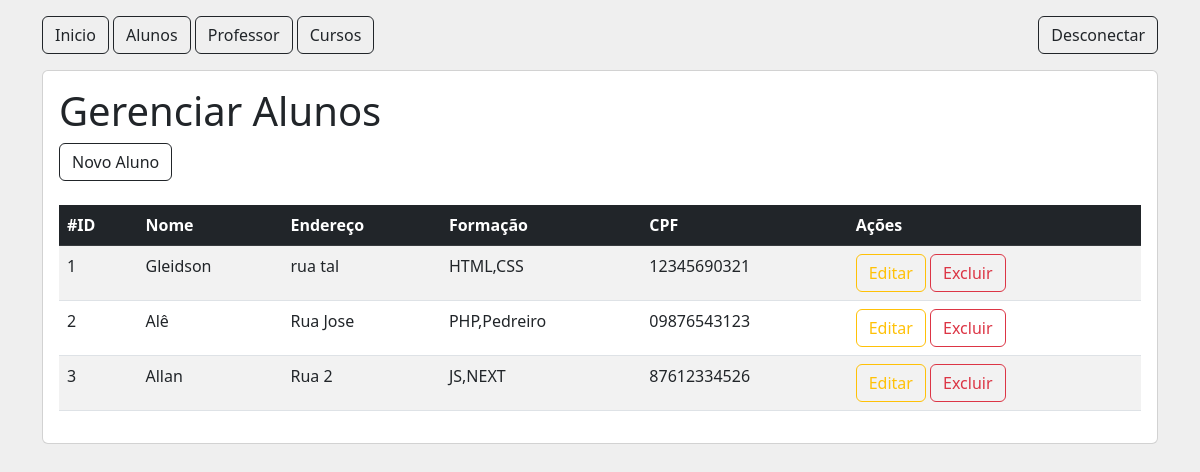
Page /professores/listar on the committed database.
### tables this page shows
CREATE TABLE tb_professores (
    id INT PRIMARY KEY AUTO_INCREMENT,
    endereco VARCHAR(45) NOT NULL,
    formacao VARCHAR(45) NOT NULL,
    status TINYINT NOT NULL,
    nome VARCHAR(100) NOT NULL,
    cpf CHAR(11) UNIQUE NOT NULL
);

### src/Controller/AbstractController.php (called while the page is built, shortened)
<?php
abstract class AbstractController
{
    public function render(string $view, ?array $dados = null, bool $navbar = true): void
    {
        include_once '../views/template/header.phtml';
        $navbar === true && include_once '../views/template/menu.phtml';
        include_once "../views/{$view}.phtml";
        include_once '../views/template/footer.phtml';
    }
}

### src/Controller/ProfessorController.php (called while the page is built, shortened)
<?php
class ProfessorController extends AbstractController
{
    public function listar() :void
    {
        $rep = new ProfessorRepository();
        $professores = $rep->buscarTodos();
        $this->render('professor/listar', [
            'professores' => $professores,
        ]);
    }
}

### public/index.php (called while the page is built, shortened)
<?php
$rotas = require '../config/routes.php';
$url = $_SERVER['REQUEST_URI'];
$rota = explode('?',$url)[0];
$method = $rotas[$rota]['method'];
(new $controller)->$method();

### src/Repository/ProfessorRepository.php (called while the page is built, shortened)
<?php
class ProfessorRepository implements RepositoryInterface
{
    public function buscarTodos(): iterable
    {
        $conexao = DatabaseConnection::abrirConexao();
        $sql = "SELECT * FROM ".self::TABLE;
        $query = $conexao->query($sql);
        $query->execute();
        return $query->fetchAll(PDO::FETCH_CLASS, Professor::class);
    }
}

### Views/professor/listar.phtml (the view)
<section class="mt-3 card card-body">
    <h1>Gerenciar Alunos</h1>
    <div>
        <a href="/alunos/novo" class="btn btn-outline-dark">Novo Aluno</a>
    </div>
    <table class="table table-striped table-hover mt-4">
        <thead class="table-dark">
            <tr>
                <th>#ID</th>
                <th>Nome</th>
                <th>Endereço</th>
                <th>Formação</th>
                <th>CPF</th>
                <th>Ações</th>
            </tr>
        </thead>
        <tbody>
            <?php
                if(isset($professores) && sizeof($professores)>0){
                    foreach ($professores as $professor){
                        echo "
                        <tr>
                            <td>{$professor->id}</td>
                            <td>{$professor->nome}</td>
                            <td>{$professor->endereco}</td>
                            <td>{$professor->formacao}</td>
                            <td>{$professor->cpf}</td>
                            <td>
                                <a href='/professores/editar?id={$professor->id}' class='btn btn-outline-warning'>Editar</a>
                                <a href='/professores/excluir?id={$professor->id}' class='btn btn-outline-danger'>Excluir</a>
                            </td>
                        </tr>";
                    }
                }
            ?>
        </tbody>
    </table>
</section>

### rows in the picture
tb_professores: id "1", nome "Gleidson", endereco "rua tal", formacao "HTML,CSS", cpf "12345690321"
tb_professores: id "2", nome "Alê", endereco "Rua Jose", formacao "PHP,Pedreiro", cpf "09876543123"
tb_professores: id "3", nome "Allan", endereco "Rua 2", formacao "JS,NEXT", cpf "87612334526"
